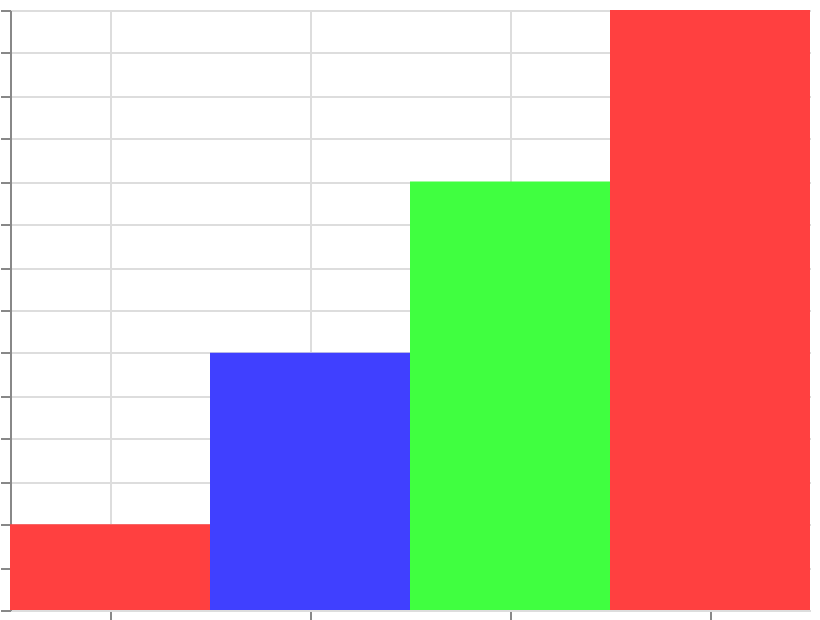

Specify this chart in Vega-Lite:
### Vega specification from a JSON file in a GitHub repository (floating-point values rounded to 4 significant figures)
{"$schema": "https://vega.github.io/schema/vega/v6.json", "width": 400, "height": 300, "padding": 5, "autosize": "none", "data": [{"name": "table", "values": [{"cat": "A", "val": 10}, {"cat": "B", "val": 30}, {"cat": "C", "val": 50}, {"cat": "D", "val": 70}]}], "scales": [{"name": "x", "type": "band", "domain": {"data": "table", "field": "cat", "sort": true}, "range": "width"}, {"name": "y", "type": "linear", "domain": {"data": "table", "field": "val"}, "range": [{"signal": "height"}, 0], "zero": true, "nice": true}, {"name": "color", "type": "sequential", "domain": {"data": "table", "field": "val"}, "scheme": "sinebow", "reverse": true}], "marks": [{"type": "rect", "from": {"data": "table"}, "encode": {"update": {"x": {"scale": "x", "field": "cat"}, "width": {"scale": "x", "band": 1}, "y": {"scale": "y", "field": "val"}, "y2": {"scale": "y", "value": 0}, "fill": {"scale": "color", "field": "val"}}}}], "axes": [{"scale": "x", "orient": "bottom", "grid": true, "labels": false}, {"scale": "y", "orient": "left", "grid": true, "labels": false}], "legends": [{"fill": "color", "title": "Spectrum"}]}
